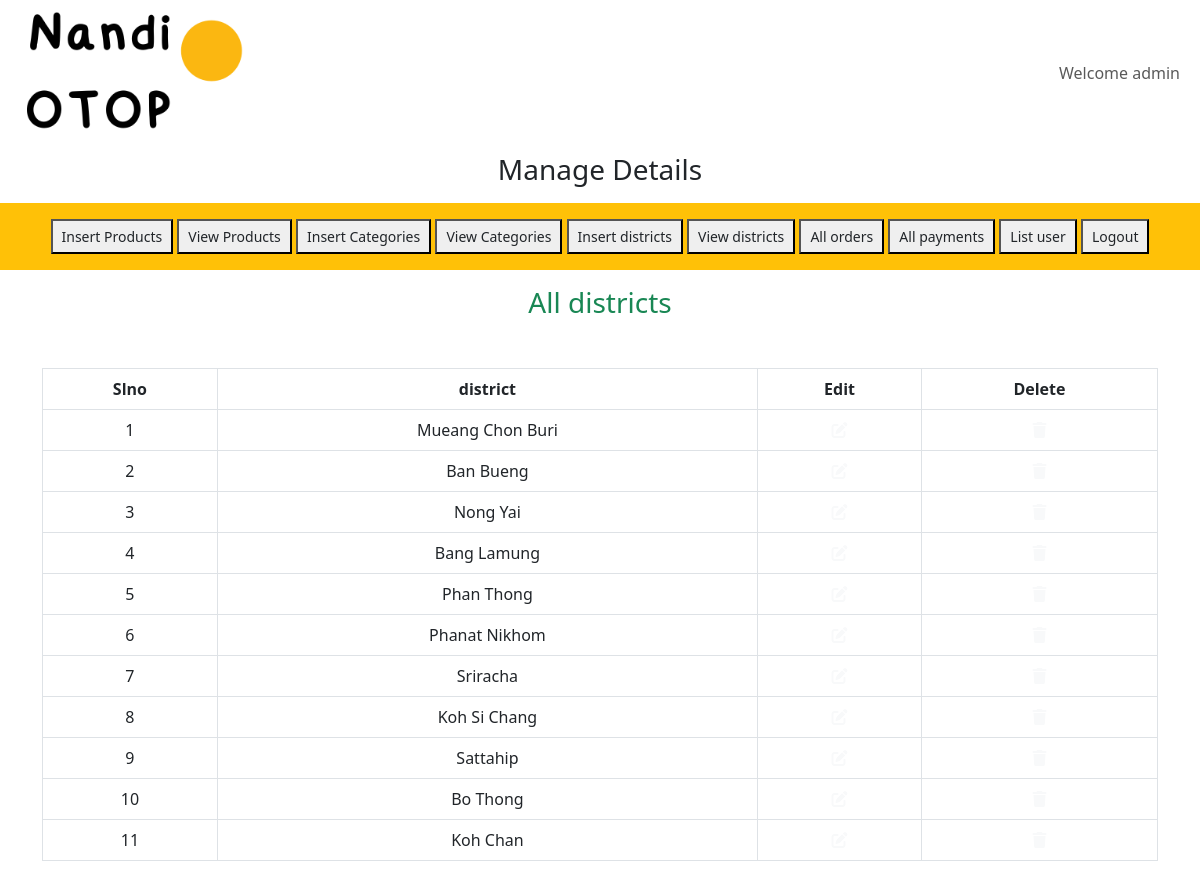
The app's page /admin_area/index.php?view_districts (signed in) with its own data.
### tables this page shows
CREATE TABLE `districts` (
  `district_id` int(11) NOT NULL,
  `district_title` varchar(100) NOT NULL
);

### admin_area/view_districts.php (the view)
<h3 class="text-center text-success">All districts</h3>
<table class="table table-bordered mt-5">
    <thead class="bg-warning">
        <tr class="text-center">
            <th>Slno</th>
            <th>district</th>
            <th>Edit</th>
            <th>Delete</th>
        </tr>
    </thead>
    <tbody class="bg-secondary text-light">
        <?php
        $select_cat="select * from `districts`";
        $result=mysqli_query($con,$select_cat);
        $number=0;
        while($row=mysqli_fetch_assoc($result)){
            $district_id=$row['district_id'];
            $district_title=$row['district_title'];
            $number++;
        ?>
        <tr class="text-center">
            <td><?php echo $number;?></td>
            <td><?php echo $district_title;?></td>
            <td><a href='index.php?edit_districts=<?php echo $district_id?>'class='text-light'><i class='fa-solid fa-pen-to-square'></i></a></td>
            <td><a href='index.php?delete_district=<?php echo $district_id?>'class='text-light'><i class='fa-solid fa-trash'></i></a></td>
        </tr>
<?php
}?>
    </tbody>
</table>

### style.css (style rules this page uses)
* { margin: 0; padding: 0; box-sizing: border-box; }

### admin_area/index.php (style rules this page uses)
body { overflow-x:hidden; }

### records on screen
districts: district_title "Mueang Chon Buri"
districts: district_title "Ban Bueng"
districts: district_title "Nong Yai"
districts: district_title "Bang Lamung"
districts: district_title "Phan Thong"
districts: district_title "Phanat Nikhom"
districts: district_title "Sriracha"
districts: district_title "Koh Si Chang"
districts: district_title "Sattahip"
districts: district_title "Bo Thong"
districts: district_title "Koh Chan"

### other values on screen
$_SESSION['admin_name'] "admin"
